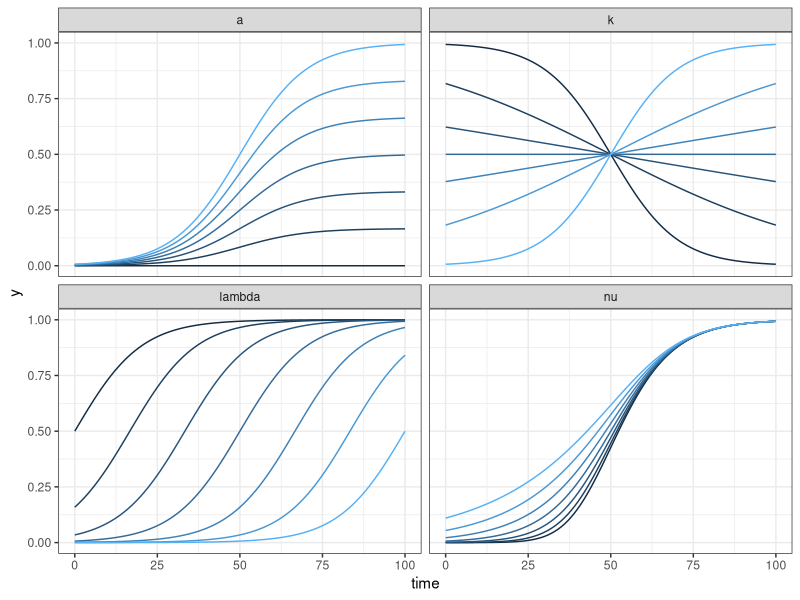
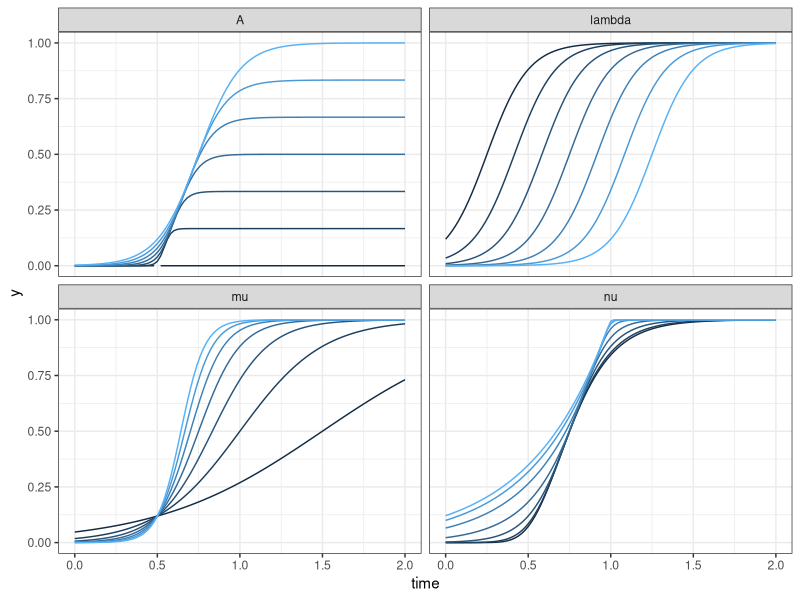

The R source for these figures, in order:
## ---- chunk 1
#load(tidyverse)
#library(plotly)
## ---- chunk 2
richards <- Vectorize(function(a, nu, k, lambda, time) {
  a / (1 + nu * exp(k * (lambda - time))) ^ (1 / nu)
})
## ---- chunk 3

n_curves <- 7
data <- dplyr::bind_rows(
  dplyr::cross_join(
    data.frame(
      variable = "a",
      nu = 1,
      k = 0.1,
      lambda = 50,
      time = seq(0, 100, length.out=101)),
    data.frame(
      a = seq(0, 1, length.out = n_curves),
      curve_index = 1:n_curves)),
  dplyr::cross_join(
    data.frame(
      variable = "nu",
      a = 1,
      k = 0.1,
      lambda = 50,
      time = seq(0, 100, length.out=101)),
    data.frame(
      nu = exp(seq(-1, 1, length.out = n_curves)),
      curve_index = 1:n_curves)),
  dplyr::cross_join(
    data.frame(
      variable = "k",
      a = 1,
      nu = 1,
      lambda = 50,
      time = seq(0, 100, length.out=101)),
    data.frame(
      k = c(-0.1, -.03, -0.01, 0, 0.01, 0.03, 0.1),
      curve_index = 1:n_curves)),
  dplyr::cross_join(
    data.frame(
      variable = "lambda",
      a = 1,
      nu = 1,
      k = 0.1,
      time = seq(0, 100, length.out=101)),
    data.frame(
      lambda = seq(0, 100, length.out = n_curves),
      curve_index = 1:n_curves))) |>
  dplyr::mutate(
    y = richards(a, nu, k, lambda, time))



plot <- ggplot2::ggplot(data = data) +
  ggplot2::theme_bw() +
  ggplot2::geom_line(
    mapping = ggplot2::aes(
      x = time,
      y = y,
      color = curve_index,
      group = curve_index)) +
  ggplot2::facet_wrap(facets = dplyr::vars(variable)) +
  ggplot2::theme(legend.position = "none")
plot

## ---- chunk 4

richards_grofit <- Vectorize(function(A, nu, mu, lambda, time) {
  A / (1 + nu * exp(1 + nu + mu/A * (1 + nu) ^ (1 + 1/nu) * (lambda - time))) ^ (1/nu)
})

## ---- chunk 5

n_curves <- 7
data <- dplyr::bind_rows(
  dplyr::cross_join(
    data.frame(
      variable = "A",
      nu = 1,
      mu = 2,
      lambda = 0.5,
      time = seq(0, 2, length.out=101)),
    data.frame(
      A = seq(0, 1, length.out = n_curves),
      curve_index = 1:n_curves)),
  dplyr::cross_join(
    data.frame(
      variable = "nu",
      A = 1,
      mu = 2,
      lambda = 0.5,
      time = seq(0, 2, length.out=101)),
    data.frame(
      nu = c(.1, .3, 1, 3, 10, 30, 100),
      curve_index = 1:n_curves)),
  dplyr::cross_join(
    data.frame(
      variable = "mu",
      A = 1,
      nu = 1,
      lambda = 0.5,
      time = seq(0, 2, length.out=101)),
    data.frame(
      mu = seq(0.5, 3.5, length.out = 7),
      curve_index = 1:n_curves)),
  dplyr::cross_join(
    data.frame(
      variable = "lambda",
      A = 1,
      nu = 1,
      mu = 2,
      time = seq(0, 2, length.out=101)),
    data.frame(
      lambda = seq(0, 1, length.out = n_curves),
      curve_index = 1:n_curves))) |>
  dplyr::mutate(
    y = richards_grofit(A, nu, mu, lambda, time))


plot <- ggplot2::ggplot(data = data) +
  ggplot2::theme_bw() +
  ggplot2::geom_line(
    mapping = ggplot2::aes(
      x = time,
      y = y,
      color = curve_index,
      group = curve_index)) +
  ggplot2::facet_wrap(facets = dplyr::vars(variable)) +
  ggplot2::theme(legend.position = "none")
plot

